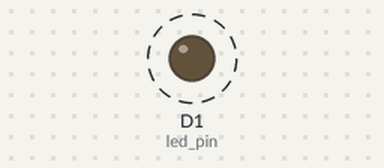
Bench run of a sketch on a simulated ESP8266 (NodeMCU). Shown: output pins drawn as LEDs (lit = HIGH). Dashed ring = blinking. WiFi joins after 1.5 s; servers stay silent unless stated; what the sketch prints to the serial monitor is not drawn.

Above: at 2.0 s.
Timing chart, 0 to 6.1 s (numbered marks = the images above):
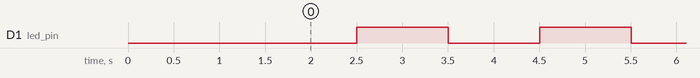

The sketch:

basicota.ino
```cpp
#include <ESP8266WiFi.h>
#include <ESP8266mDNS.h>
#include <WiFiUdp.h>
#include <ArduinoOTA.h>

const char* ssid = "xxxxxxx";
const char* password = "xxxxxxxx";
const char* host = "OTA-LEDS";

int led_pin = D1;

void setup() {
  Serial.begin(115200);
  Serial.println("Booting");
  WiFi.mode(WIFI_STA);
  WiFi.begin(ssid, password);
  while (WiFi.waitForConnectResult() != WL_CONNECTED) {
    Serial.println("Connection Failed! Rebooting...");
    delay(5000);
    ESP.restart();
  }

  // Port defaults to 8266
  ArduinoOTA.setPort(8266);

  // Hostname defaults to esp8266-[ChipID]
  // ArduinoOTA.setHostname("myesp8266");

  // No authentication by default
  // ArduinoOTA.setPassword("admin");

  // Password can be set with it's md5 value as well
  // MD5(admin) = 21232f297a57a5a743894a0e4a801fc3
  // ArduinoOTA.setPasswordHash("21232f297a57a5a743894a0e4a801fc3");

  ArduinoOTA.onStart([]() {
    String type;
    if (ArduinoOTA.getCommand() == U_FLASH) {
      type = "sketch";
    } else { // U_SPIFFS
      type = "filesystem";
    }

    // NOTE: if updating SPIFFS this would be the place to unmount SPIFFS using SPIFFS.end()
    Serial.println("Start updating " + type);
  });
  ArduinoOTA.onEnd([]() {
    Serial.println("\nEnd");
  });
  ArduinoOTA.onProgress([](unsigned int progress, unsigned int total) {
    Serial.printf("Progress: %u%%\r", (progress / (total / 100)));
  });
  ArduinoOTA.onError([](ota_error_t error) {
    Serial.printf("Error[%u]: ", error);
    if (error == OTA_AUTH_ERROR) {
      Serial.println("Auth Failed");
    } else if (error == OTA_BEGIN_ERROR) {
      Serial.println("Begin Failed");
    } else if (error == OTA_CONNECT_ERROR) {
      Serial.println("Connect Failed");
    } else if (error == OTA_RECEIVE_ERROR) {
      Serial.println("Receive Failed");
    } else if (error == OTA_END_ERROR) {
      Serial.println("End Failed");
    }
  });
  ArduinoOTA.begin();
  Serial.println("Ready");
  Serial.print("IP address: ");
  Serial.println(WiFi.localIP());
  pinMode(led_pin, OUTPUT);
  digitalWrite(led_pin, LOW);
}

void loop() {
  ArduinoOTA.handle();
  digitalWrite(led_pin, LOW);
  delay(1000);
  digitalWrite(led_pin, HIGH);
  delay(1000);
}
```

Measured:
- by itself, D1 (led_pin): alternates HIGH for 1.0 s and LOW for 1.0 s
